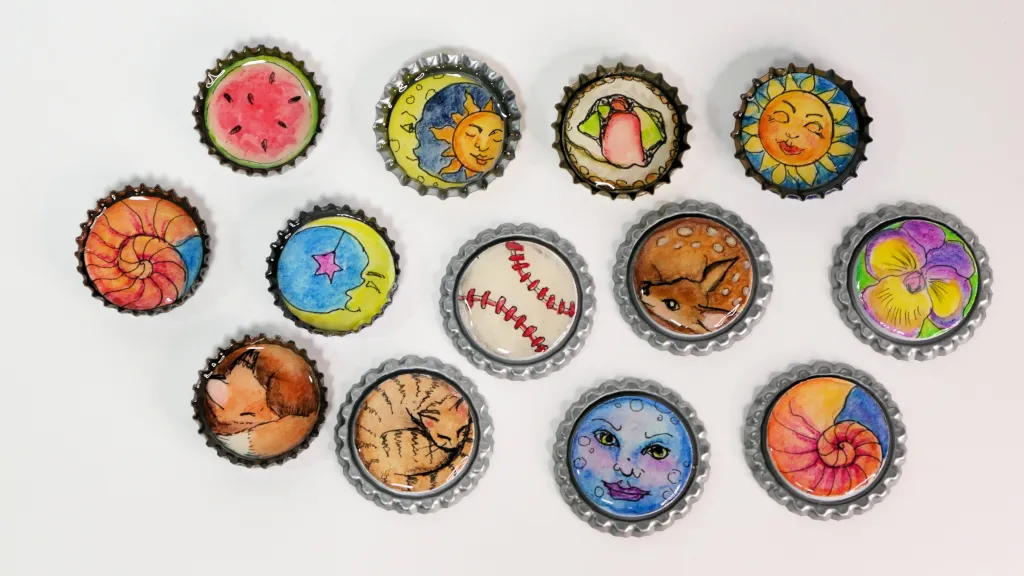
#> input picture Session 2/test2.jpg, 1024 x 576 px, given in place of the camera
$ python video_circle_detector.py
#> lines starting #> are read from the running program, lines starting #| are printed output that depends on the picture; after the words box and inside, x2 and y2 are one past the last pixel; in counts of white or black regions, pixels touching at a corner belong together
import cv2
import numpy as np


def preprocess_image(image, blur_kernel=9):
    grayscale = cv2.cvtColor(image, cv2.COLOR_BGR2GRAY)
    blur = cv2.GaussianBlur(grayscale, (blur_kernel, blur_kernel), 1)
    return blur


def detect_circles(gray_image, dp=1, minDist=50, param1=100, param2=30, minRadius=20, maxRadius=80):
    circles = cv2.HoughCircles(gray_image, cv2.HOUGH_GRADIENT, dp=dp, minDist=minDist, param1=param1, param2=param2,
                               minRadius=minRadius,
                               maxRadius=maxRadius)
    return circles


def visualize_circles(image, circles):
    original = image.copy()
    output = image.copy()

    if circles is not None:
        circles = circles.astype('uint16')
        for x, y, r in circles[0]:
            cv2.circle(output, (x, y), r, (0, 0, 0), 2)
            cv2.circle(output, (x, y), 2, (0, 0, 255), 3)

    return np.hstack((original, output))


def dummy(x):
    pass


def create_trackbars():
    cv2.namedWindow("Trackbars")

    cv2.createTrackbar("dp", "Trackbars", 1, 5, dummy)
    cv2.createTrackbar("minDist", "Trackbars", 50, 300, dummy)
    cv2.createTrackbar("param1", "Trackbars", 100, 300, dummy)
    cv2.createTrackbar("param2", "Trackbars", 30, 150, dummy)
    cv2.createTrackbar("minRadius", "Trackbars", 20, 200, dummy)
    cv2.createTrackbar("maxRadius", "Trackbars", 80, 300, dummy)


def capture():
    cap = cv2.VideoCapture(0)
    cv2.namedWindow("Live circle detector")
    if not cap.isOpened():
        print("Camera not opening")
        exit()

    create_trackbars()

    while True:
        ret, frame = cap.read()
        if not ret:
            print("Failed to capture frame")
            break
        gray = preprocess_image(frame)

        dp = cv2.getTrackbarPos("dp", "Trackbars")
        minDist = cv2.getTrackbarPos("minDist", "Trackbars")
        param1 = cv2.getTrackbarPos("param1", "Trackbars")
        param2 = cv2.getTrackbarPos("param2", "Trackbars")
        minRadius = cv2.getTrackbarPos("minRadius", "Trackbars")
        maxRadius = cv2.getTrackbarPos("maxRadius", "Trackbars")

        circles = detect_circles(
            gray,
            dp=dp,
            minDist=minDist,
            param1=param1,
            param2=param2,
            minRadius=minRadius,
            maxRadius=maxRadius
        )

        cv2.imshow("Live circle sketch", visualize_circles(frame, circles))

        if cv2.waitKey(1) & 0xFF == ord('q'):
            break
    cap.release()
    cv2.destroyAllWindows()


def main():
    capture()
#> in capture, frame is the input picture: shape (576, 1024, 3); mean B, G, R 177.7, 187.2, 198.4
#> in preprocess_image, `grayscale = cv2.cvtColor(image, cv2.COLOR_BGR2GRAY)`:
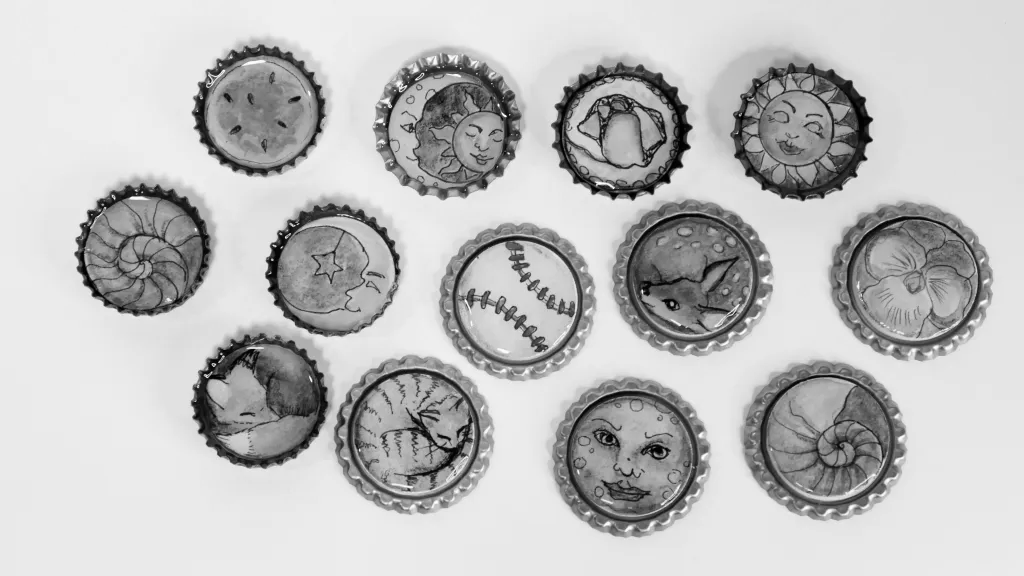
#> grayscale: shape (576, 1024); min 0, max 255, mean 189.4
#> in detect_circles, `circles = cv2.HoughCircles(gray_image, cv2.HOUGH_GRADIENT, dp=dp, minD..`: circles = 30 rows, first 8: [630.5, 457.5, 79.4], [828.5, 437.5, 62.9], [414.5, 435.5, 79.4], [518.5, 299.5, 66.2], [916.5, 279.5, 60.7], [691.5, 277.5, 60.7], [335.5, 275.5, 59.3], [800.5, 130.5, 57.7]
#> in visualize_circles, `circles = circles.astype('uint16')`: circles = 30 rows, first 8: [630, 457, 79], [828, 437, 62], [414, 435, 79], [518, 299, 66], [916, 279, 60], [691, 277, 60], [335, 275, 59], [800, 130, 57]
#> the loop in visualize_circles, `for x, y, r in circles[0]:` made 30 passes
#> (x, y, r) on passes 1 to 12: (630, 457, 79), (828, 437, 62), (414, 435, 79), (518, 299, 66), (916, 279, 60), (691, 277, 60), (335, 275, 59), (800, 130, 57), (260, 111, 55), (446, 125, 71), (147, 251, 62), (621, 131, 56)
#> after the loop in visualize_circles, `for x, y, r in circles[0]:`:
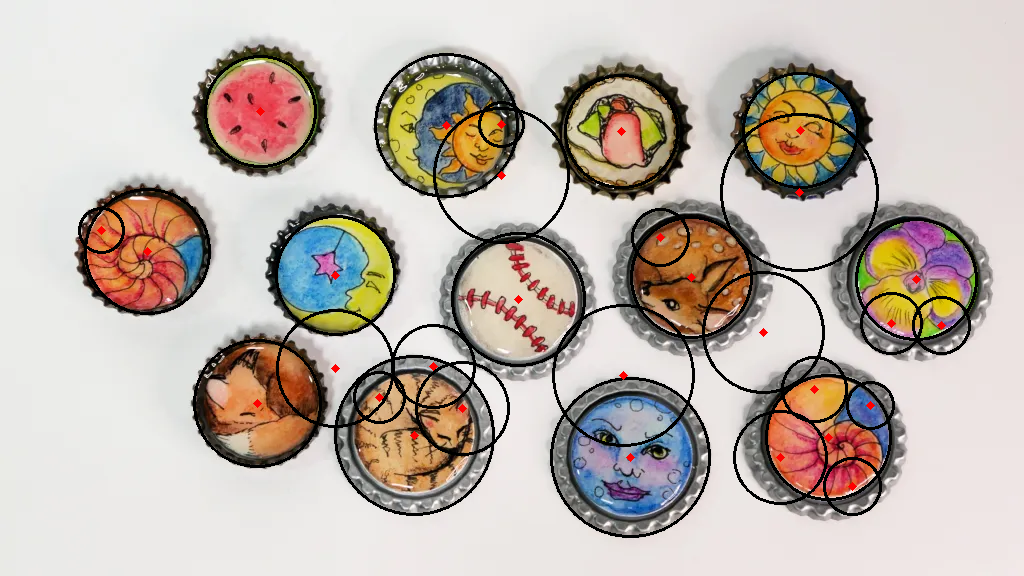
#> output: shape (576, 1024, 3); 4.93% of pixels changed, all inside (x1, y1, x2, y2) = (78, 53, 978, 538)
#> in visualize_circles, `return np.hstack((original, output))`:
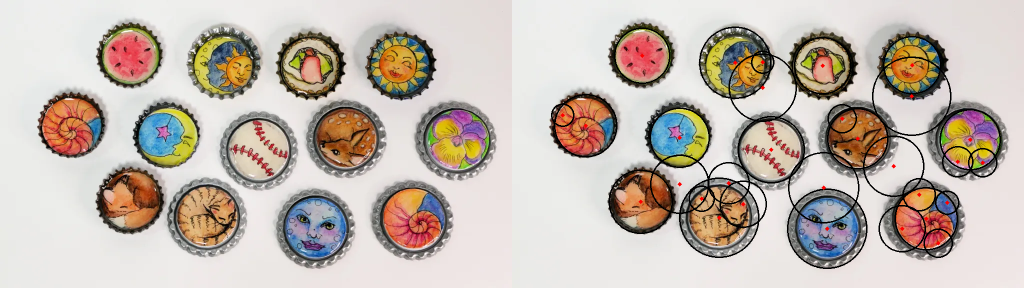
#> returned value: shape (576, 2048, 3) (shown at 1/2 size); mean of channels 0, 1, 2 174.9, 183.9, 195.1; drawn as B, G, R
#> (key q is pressed here)


if __name__ == '__main__':
    main()
